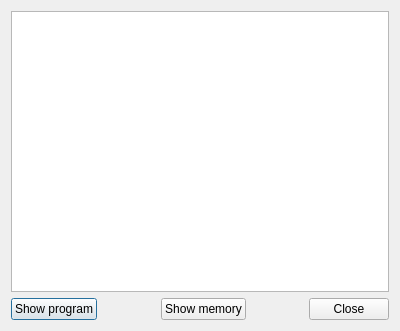
<?xml version="1.0" encoding="UTF-8"?>
<ui version="4.0">
 <class>GoToSymbolDialog</class>
 <widget class="QDialog" name="GoToSymbolDialog">
  <property name="geometry">
   <rect>
    <x>0</x>
    <y>0</y>
    <width>400</width>
    <height>331</height>
   </rect>
  </property>
  <property name="windowTitle">
   <string>Go To Symbol DIalog</string>
  </property>
  <layout class="QGridLayout" name="gridLayout">
   <item row="0" column="0">
    <layout class="QVBoxLayout" name="verticalLayout">
     <property name="sizeConstraint">
      <enum>QLayout::SetMaximumSize</enum>
     </property>
     <item>
      <widget class="QListWidget" name="listSymbols"/>
     </item>
     <item>
      <layout class="QHBoxLayout" name="horizontalLayout">
       <item>
        <widget class="QPushButton" name="pushShowProg">
         <property name="text">
          <string>Show program</string>
         </property>
        </widget>
       </item>
       <item>
        <spacer name="horizontalSpacer">
         <property name="orientation">
          <enum>Qt::Horizontal</enum>
         </property>
         <property name="sizeHint" stdset="0">
          <size>
           <width>40</width>
           <height>20</height>
          </size>
         </property>
        </spacer>
       </item>
       <item>
        <widget class="QPushButton" name="pushShowMem">
         <property name="text">
          <string>Show memory</string>
         </property>
        </widget>
       </item>
       <item>
        <spacer name="horizontalSpacer_2">
         <property name="orientation">
          <enum>Qt::Horizontal</enum>
         </property>
         <property name="sizeHint" stdset="0">
          <size>
           <width>40</width>
           <height>20</height>
          </size>
         </property>
        </spacer>
       </item>
       <item>
        <widget class="QPushButton" name="pushClose">
         <property name="text">
          <string>Close</string>
         </property>
        </widget>
       </item>
      </layout>
     </item>
    </layout>
   </item>
  </layout>
 </widget>
 <tabstops>
  <tabstop>listSymbols</tabstop>
  <tabstop>pushShowProg</tabstop>
  <tabstop>pushShowMem</tabstop>
  <tabstop>pushClose</tabstop>
 </tabstops>
 <resources/>
 <connections/>
</ui>
